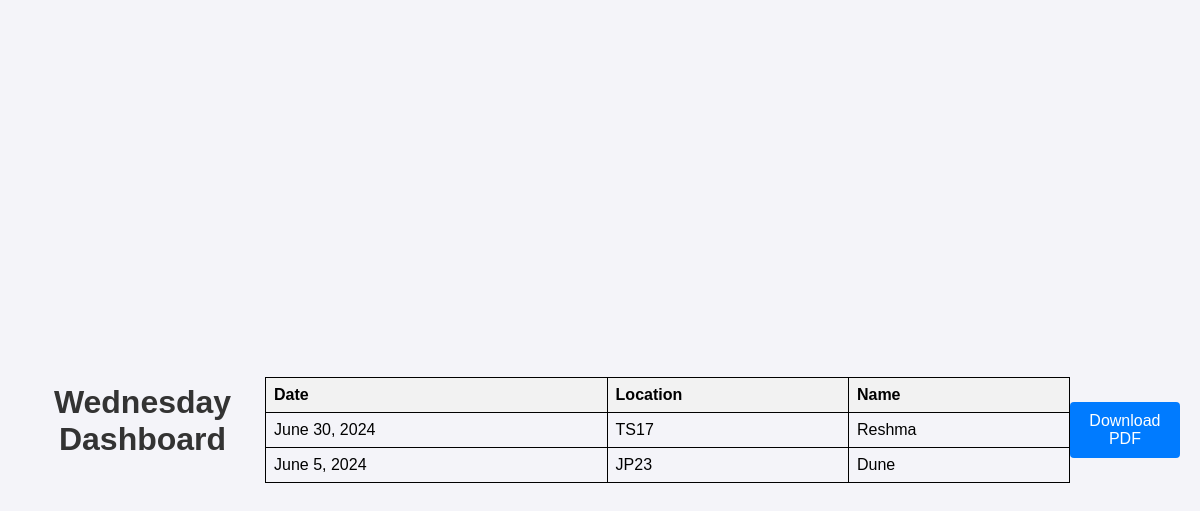
Page /wednesday_cleaning_dashboard/ on the committed database.
### pizza_ordering/models.py (models this page shows)
class WednesdayCleaning(models.Model):
    LOCATION_CHOICES = [
        ('JP23', 'JP23'),
        ('KP5', 'KP5'),
        ('TS17', 'TS17'),
    ]
    location = models.CharField(max_length=50, choices=LOCATION_CHOICES, default='JP23')
    date = models.DateField()
    name = models.CharField(max_length=100)
    class Meta:
        verbose_name = "Kitchen Special Cleaning(Wednesday)"
        verbose_name_plural = "Kitchen Special Cleaning(Wednesday)"

### pizza_ordering/views.py (the view)
# urls.py: path('wednesday_cleaning_dashboard/', views.wednesday_cleaning_dashboard, name='wednesday_cleaning_dashboard'),
def wednesday_cleaning_dashboard(request):
    wednesday_cleaning_kitchens = WednesdayCleaning.objects.all().order_by('-date')
    return render(request, 'pizza_ordering/wednesdaycleaningdashboard.html', {'wednesday_cleaning_kitchens': wednesday_cleaning_kitchens})

### pizza_ordering/templates/pizza_ordering/wednesdaycleaningdashboard.html (shortened to what this page needs)
<!DOCTYPE html>
<html lang="en">
<head>
</head>
<body>
    <h1>Wednesday Dashboard</h1>
    <table id="dashboard-table">
        <thead>
            <tr>
                <th>Date</th>
                <th>Location</th>
                <th>Name</th>
            </tr>
        </thead>
        <tbody>
            {% for wednesday_cleaning_kitchen in wednesday_cleaning_kitchens %}
            <tr>
                <td>{{ wednesday_cleaning_kitchen.date }}</td>
                <td>{{ wednesday_cleaning_kitchen.location }}</td>
                <td>{{ wednesday_cleaning_kitchen.name }}</td>
            </tr>
            {% endfor %}
        </tbody>
    </table>
    <button id="download-pdf-btn">Download PDF</button>
</body>
</html>

### pizza_ordering/templates/pizza_ordering/wednesdaycleaningdashboard.html (style rules this page uses)
body { font-family: Arial, sans-serif; background-color: #f4f4f9; margin: 0; padding: 20px; display: flex; justify-content: center; align-items: center; min-height: 100vh; }
h1 { text-align: center; color: #333; margin-bottom: 20px; }
table { width: 100%; border-collapse: collapse; margin-top: 20px; }
table, th, td { border: 1px solid black; }
th, td { padding: 8px; text-align: left; }
th { background-color: #f2f2f2; }
#download-pdf-btn { display: block; width: 150px; padding: 10px; background-color: #007bff; border: none; border-radius: 4px; color: #fff; font-size: 16px; cursor: pointer; margin-top: 20px; text-align: center; }

### rows in the picture
WednesdayCleaning: date "June 30, 2024", location "TS17", name "Reshma"
WednesdayCleaning: date "June 5, 2024", location "JP23", name "Dune"
